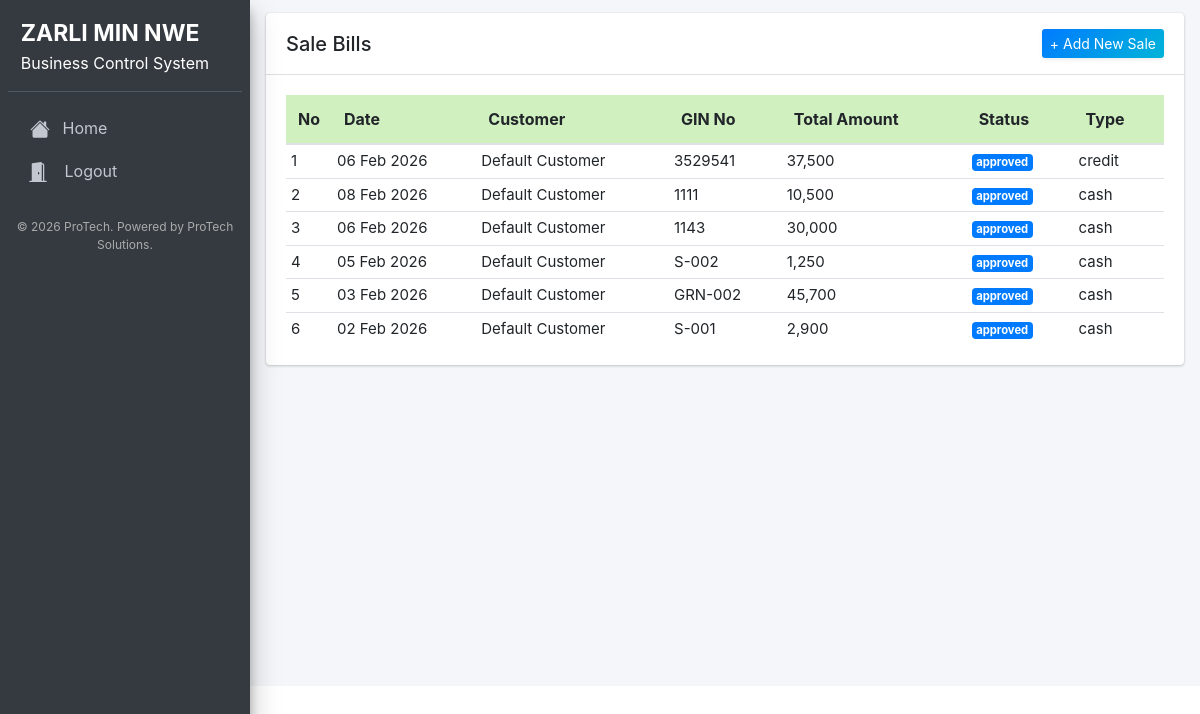
The app's page /sale.php (signed in), older data.
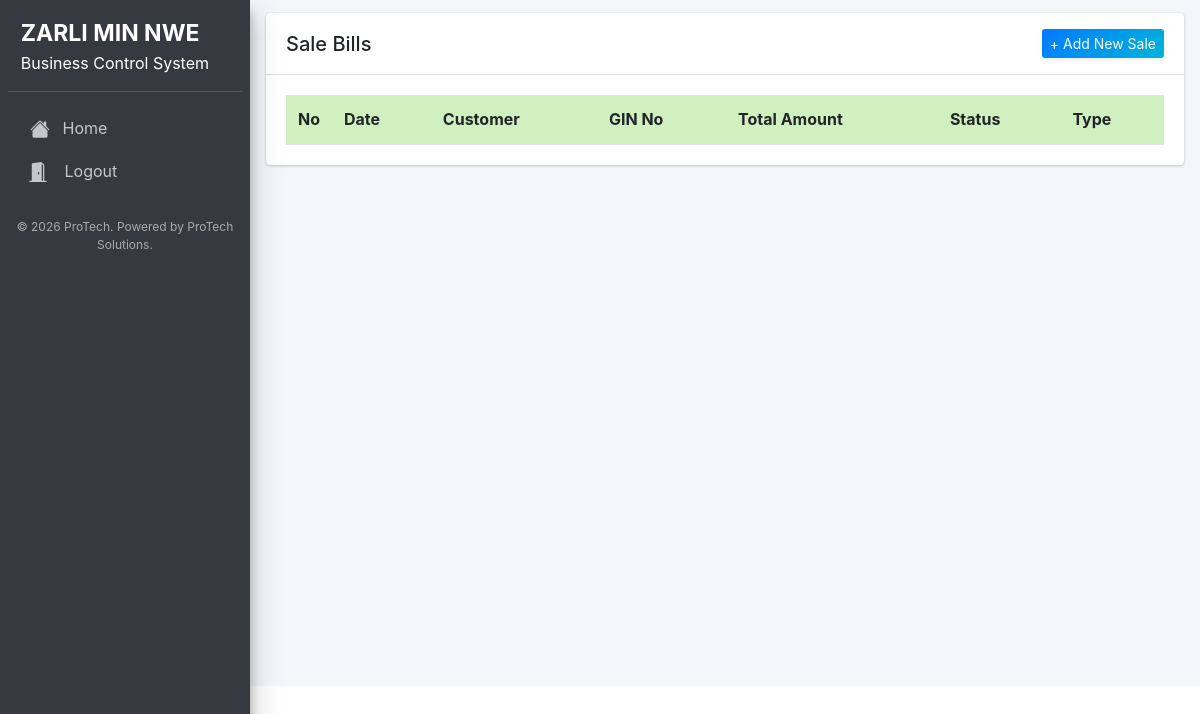
The same page, newer data.
### tables this page shows
CREATE TABLE `temp_sale` (
  `id` int(11) NOT NULL,
  `date` date NOT NULL,
  `gin_no` varchar(100) NOT NULL,
  `customer_id` varchar(255) NOT NULL,
  `type` varchar(255) NOT NULL,
  `so_no` varchar(100) NOT NULL,
  `status` varchar(100) NOT NULL
);

CREATE TABLE `customer` (
  `id` int(11) NOT NULL,
  `customer_id` varchar(100) NOT NULL,
  `customer_name` varchar(255) NOT NULL,
  `customer_phone` int(11) NOT NULL,
  `customer_address` varchar(255) NOT NULL
);

### sale.php (the view, shortened to what this page needs)
<?php
require '../config/config.php';
?>
<?php include 'header.php'; ?>
<?php
$stmt = $pdo->prepare("
  SELECT gin_no
  FROM temp_sale
  GROUP BY gin_no
  ORDER BY MAX(id) DESC
");
$stmt->execute();
$result = $stmt->fetchAll();
?>
<div class="col-md-12 mt-2 px-3 pt-1">
  <div class="card">
    <div class="card-header py-2 pb-0 pt-3">
      <h5 class="d-flex align-items-center justify-content-between">
        Sale Bills
        <div class="d-flex">
          <a href="add_sale.php"
            class="btn btn-sm btn-primary fw-semibold shadow-sm"
            style="background: linear-gradient(135deg, #007bff, #00b4d8); border: none;">
            + Add New Sale
          </a>
        </div>
      </h5>
    </div>
    <div class="card-body">
      <table class="table table-hover">
        <thead class="custom-thead">
          <tr>
            <th style="width:10px">No</th>
            <th>Date</th>
            <th>Customer</th>
            <th>GIN No</th>
            <th>Total Amount</th>
            <th>Status</th>
            <th>Type</th>
          </tr>
        </thead>
        <tbody>
          <?php
          if ($result) {
            $id = 1;
            foreach ($result as $value) {
              $gin_no = $value['gin_no'];
              $stmt = $pdo->prepare("SELECT * FROM temp_sale WHERE gin_no=:gin_no ORDER BY id DESC");
              $stmt->execute([':gin_no' => $gin_no]);
              $data = $stmt->fetch(PDO::FETCH_ASSOC);
              $customer_id = $data['customer_id'];
              $customerStmt = $pdo->prepare("SELECT * FROM customer WHERE customer_id=:customer_id");
              $customerStmt->execute([':customer_id' => $customer_id]);
              $customer = $customerStmt->fetch(PDO::FETCH_ASSOC);
              $total_amtstmt = $pdo->prepare("SELECT SUM(amount) AS total_amt FROM temp_sale_items WHERE gin_no=:gin_no");
              $total_amtstmt->execute([':gin_no' => $gin_no]);
              $total_amtdata = $total_amtstmt->fetch(PDO::FETCH_ASSOC);
          ?>
          <tr style="cursor:pointer; font-size:15px;"
              onclick="window.location='sale_detail.php?gin_no=<?php echo $gin_no; ?>&temp_saleid=<?php echo $data['id']; ?>&status=<?php echo $data['status']; ?>'">
            <td><?php echo $id; ?></td>
            <td><?php echo date('d M Y', strtotime($data['date'])); ?></td>
            <td><?php echo $customer['customer_name'] ?? '-'; ?></td>
            <td><?php echo $gin_no; ?></td>
            <td><?php echo number_format($total_amtdata['total_amt']); ?></td>
            <td>
              <div class="badge <?php if($data['status'] != 'draft'){ echo "badge-primary"; }else{ echo "badge-secondary"; } ?>"><?php echo $data['status'];?></div>
            </td>
            <td><?php echo $data['type']; ?></td>
          </tr>
          <?php
              $id++;
            }
          }
          ?>
        </tbody>
      </table>
    </div>
  </div>
</div>

### header.php (shortened to what this page needs)
<!DOCTYPE html>
<?php
$current_page = basename($_SERVER['PHP_SELF']);
?>
<html lang="en">
<head>
  <link href="bootstrap-4.0.0-dist/css/bootstrap.css" rel="stylesheet">
  <link rel="stylesheet" href="plugins/fontawesome-free/css/all.min.css">
  <link rel="stylesheet" href="dist/css/adminlte.min.css">
</head>
<body class="hold-transition sidebar-mini">
  <div class="wrapper left-sider">
    <aside class="main-sidebar sidebar-dark-primary elevation-4">
      <div class="sidebar">
        <div class="user-panel">
          <div style="color:white;" class="image">
            <span class="mt-2 title"><b>ZARLI MIN NWE</b></span><br>
            <span>Business Control System</span>
          </div>
        </div>
        <nav class="mt-3">
          <ul class="nav nav-pills nav-sidebar flex-column" data-widget="treeview" role="menu" data-accordion="true">
            <li class="nav-item">
              <a href="index.php" class="nav-link <?php echo $current_page == 'index.php' ? 'active' : ''; ?>">
                <p style="margin-left:8px;">Home</p>
              </a>
            </li>
            <li class="nav-item">
              <a href="logout.php" class="nav-link">
                <p style="margin-left:8px;">Logout</p>
              </a>
            </li>
          </ul>
        </nav>
        <div class="sidebar-footer mt-4 text-center"
            style="font-size:12px; color:#aaa; padding:0px;">
          © <?php echo date('Y'); ?> ProTech. Powered by ProTech Solutions.
        </div>
      </div>
    </aside>
    <div class="content-wrapper">

### header.php (style rules this page uses)
.left-sider .main-sidebar { position: fixed !important; top: 0; left: 0; height: 108.7vh !important; overflow-y: auto !important; z-index: 1030; }
.main-sidebar .user-panel { position: sticky; top: 0; z-index: 1050; background-color: #343a40; padding-top: 1rem; padding-bottom: 1rem; }
.title { font-size: 23px; }
.table thead.custom-thead th { background-color: #d0f0c0; }
.table td, .table tr { padding: 5px; }

Row changes from the older to the newer data that the page shows:
removed temp_sale: date "06 Feb 2026", status "approved", type "credit"
removed customer: customer_name "Default Customer"
removed temp_sale: date "08 Feb 2026", status "approved", type "cash"
removed temp_sale: date "06 Feb 2026", status "approved", type "cash"
removed temp_sale: date "05 Feb 2026", status "approved", type "cash"
removed temp_sale: date "03 Feb 2026", status "approved", type "cash"
removed temp_sale: date "02 Feb 2026", status "approved", type "cash"
Text that changed along with them:
list line gone: "1 3529541 37,500"
list line gone: "2 1111 10,500"
list line gone: "3 1143 30,000"
list line gone: "4 S-002 1,250"
list line gone: "5 GRN-002 45,700"
list line gone: "6 S-001 2,900"
